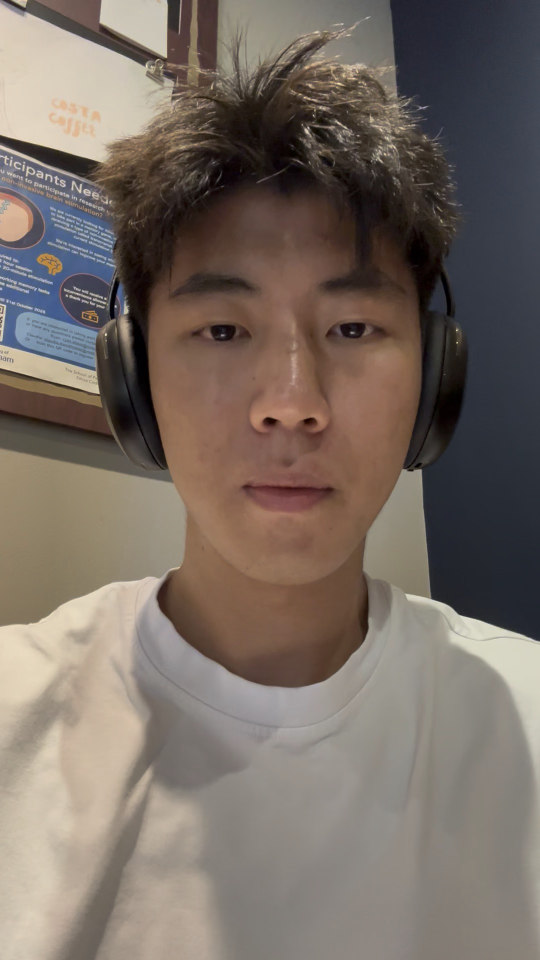
#> input picture frame 0 of face.mp4, 1080 x 1920 px (shown at 1/2 size)
$ python videodetection.py
#> lines starting #> are read from the running program, lines starting #| are printed output that depends on the picture; after the words box and inside, x2 and y2 are one past the last pixel; in counts of white or black regions, pixels touching at a corner belong together
#> further down, frame is the input picture: shape (1920, 1080, 3); mean B, G, R 100.3, 108.5, 120
import cv2 as cv
def fac_detect_demo(img):
 gray = cv.cvtColor(img,cv.COLOR_BGR2GRAY)
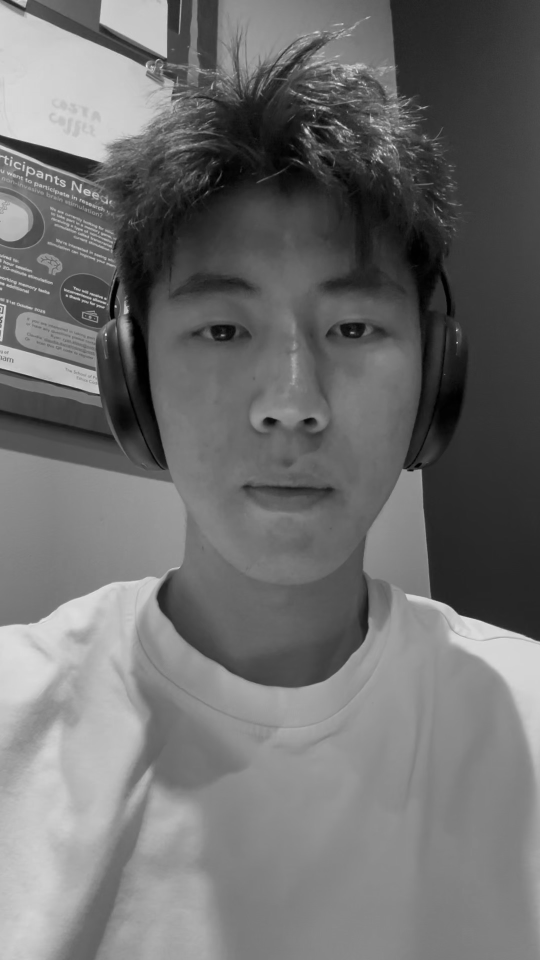
#> gray: shape (1920, 1080) (shown at 1/2 size); min 0, max 251, mean 110.9
    #加载特征数据
 face_detect=cv.CascadeClassifier('/Users/suziteng/Documents/GitHub/Computational-estimates-of-heart-rate-in-pre-recorded-videos/XML/haarcascade_frontalface_default.xml')
 faces=face_detect.detectMultiScale(gray)
#> faces = [[235, 406, 688, 688]]
 for x,y,w,h in faces:
    cv.rectangle(img,(x,y),(x+w,y+h),color=(0,0,255),thickness=2)
#> this loop made 1 pass
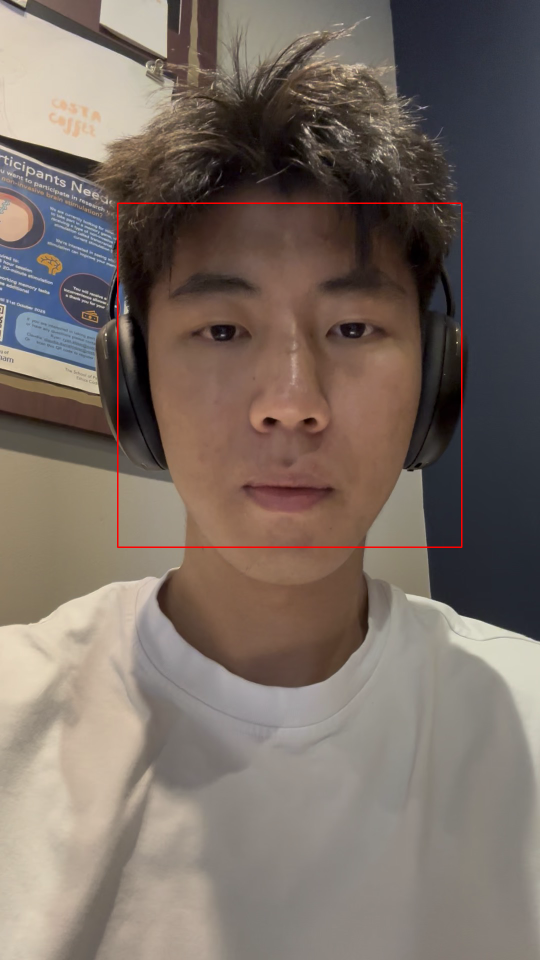
#> img: shape (1920, 1080, 3) (shown at 1/2 size); 0.4% of pixels changed, all inside (x1, y1, x2, y2) = (234, 405, 925, 1096)
 cv.imshow('result',img)

#读取视频
cap=cv.VideoCapture('/Users/suziteng/Documents/GitHub/Computational-estimates-of-heart-rate-in-pre-recorded-videos/face.mp4')
while True:#循环
    flag,frame=cap.read()
    if not flag:
        break
    fac_detect_demo(frame)
    if ord('q') ==cv.waitKey(10000000):
#> (key q is pressed here)
      break

cv.destroyAllWindows()
cap.release()
